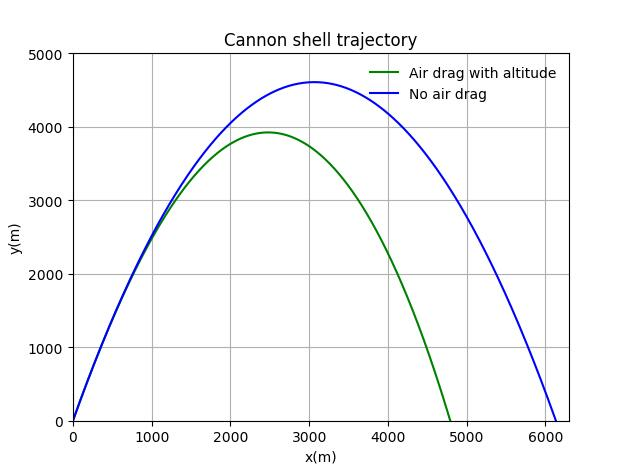

Here is the Python script that generated this plot:
from math import *
from pylab import *

x=[0]
y=[0]
x1=[0]
y1=[0]
vx=[100]
vy=[300]
vx1=[100]
vy1=[300]
g=9.8
b2m=4e-5
a=6.5e-3
t=100000
dt=0.1
T_0=288

for i in range(int(t/dt)):
	c=sqrt(vx1[i]**2+vy1[i]**2)
	p=(2.71828)**(-(y1[i]*0.00001))
	f=b2m*c**2*p*(1-a*y1[i]/T_0)**2.5
	theta_x=vx1[i]/c
	theta_y=vy1[i]/c
	v_x1=vx1[i]-f*theta_x*dt
	v_y1=vy1[i]-f*theta_y*dt-g*dt
	vx1.append(v_x1)
	vy1.append(v_y1)
	temp_x1=x1[i]+vx1[i]*dt
	temp_y1=y1[i]+vy1[i]*dt
	if y1[i]>=0:
		x1.append(temp_x1)
		y1.append(temp_y1)
	else:
		break
plot(x1,y1,color='g',label="Air drag with altitude")

for i in range(int(t/dt)):
	v_x=vx[i]
	v_y=vy[i]-g*dt
	vx.append(v_x)
	vy.append(v_y)
	temp_x=x[i]+vx[i]*dt
	temp_y=y[i]+vy[i]*dt
	if y[i]>=0:
		x.append(temp_x)
		y.append(temp_y)
	else:
		break
plot(x,y,color='b',label="No air drag")

grid(True)
title('Cannon shell trajectory')
xlabel('x(m)')
ylabel('y(m)')
xlim(0,6300)
ylim(0,5000)
legend(loc='upper right',frameon=False)
show()
